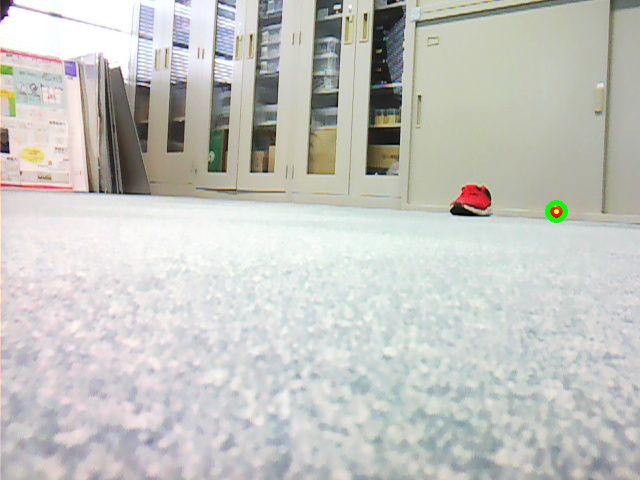
#> input picture vmx_prjects/camera_log/log-2024-07-26_10_55_20-success.jpg, 640 x 480 px, given in place of the camera
$ python opencv_ball_detect5.py
#> lines starting #> are read from the running program, lines starting #| are printed output that depends on the picture; after the words box and inside, x2 and y2 are one past the last pixel; in counts of white or black regions, pixels touching at a corner belong together
#-*- coding:utf-8 -*-
import cv2
import numpy as np

# 赤色の検出
def detect_red_color(img):
    # HSV色空間に変換
    hsv = cv2.cvtColor(img, cv2.COLOR_BGR2HSV)

    # 赤色のHSVの値域1
    hsv_min = np.array([0,130,120])
    hsv_max = np.array([30,255,255])
    mask1 = cv2.inRange(hsv, hsv_min, hsv_max)

    # 赤色のHSVの値域2
    hsv_min = np.array([150,130,120])
    hsv_max = np.array([179,255,255])
    mask2 = cv2.inRange(hsv, hsv_min, hsv_max)

    # 赤色領域のマスク（255：赤色、0：赤色以外）
    mask = mask1 + mask2

    # マスキング処理
    masked_img = cv2.bitwise_and(img, img, mask=mask)

    return mask, masked_img

# 緑色の検出
def detect_green_color(img):
    # HSV色空間に変換
    hsv = cv2.cvtColor(img, cv2.COLOR_BGR2HSV)

    # 緑色のHSVの値域1
    hsv_min = np.array([30, 64, 0])
    hsv_max = np.array([90,255,255])

    # 緑色領域のマスク（255：赤色、0：赤色以外）
    mask = cv2.inRange(hsv, hsv_min, hsv_max)

    # マスキング処理
    masked_img = cv2.bitwise_and(img, img, mask=mask)

    return mask, masked_img

# 青色の検出
def detect_blue_color(img):
    # HSV色空間に変換
    hsv = cv2.cvtColor(img, cv2.COLOR_BGR2HSV)

    # 青色のHSVの値域1
    hsv_min = np.array([90, 64, 0])
    hsv_max = np.array([150,255,255])

    # 青色領域のマスク（255：赤色、0：赤色以外）
    mask = cv2.inRange(hsv, hsv_min, hsv_max)

    # マスキング処理
    masked_img = cv2.bitwise_and(img, img, mask=mask)

    return mask, masked_img

# 円形フィッティング
def detect_circle(img):
    result = []

    # 輪郭を抽出
    contours, hierarchy =  cv2.findContours(img,cv2.RETR_TREE,cv2.CHAIN_APPROX_SIMPLE)
    for i, cnt in enumerate(contours):
        # ノイズを除外
        if len(cnt) < 20:
            continue
        print(cnt)
        # 円形フィッティング
        # 輪郭に外接する円を取得する。
        center, radius = cv2.minEnclosingCircle(cnt)

        result.append([int(center[0]), int(center[1]) , int(radius)])
    return result

# camera open
camera = cv2.VideoCapture(0)
_, frame = camera.read()
#> frame is the input picture: shape (480, 640, 3); mean B, G, R 192.7, 197.5, 196.6
frame = cv2.cvtColor(frame, cv2.COLOR_RGB2GRAY)
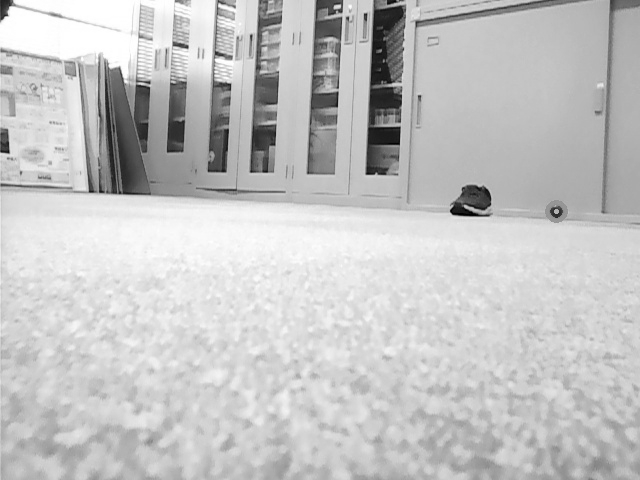
#> frame: shape (480, 640); min 0, max 255, mean 196
height, width = frame.shape[:2]
#> height = 480; width = 640
print(f'Height: {height}, Width: {width}')
#| Height: 480, Width: 640

while True:
    # 入力画像の読み込み
    _, frame = camera.read()

    # 色検出（赤、緑、青）
    red_mask, red_masked_img = detect_red_color(frame)
#> in detect_red_color, `hsv = cv2.cvtColor(img, cv2.COLOR_BGR2HSV)`: hsv: shape (480, 640, 3); mean H, S, V 70.4, 18.5, 201.7
#> in detect_red_color, `mask1 = cv2.inRange(hsv, hsv_min, hsv_max)`:
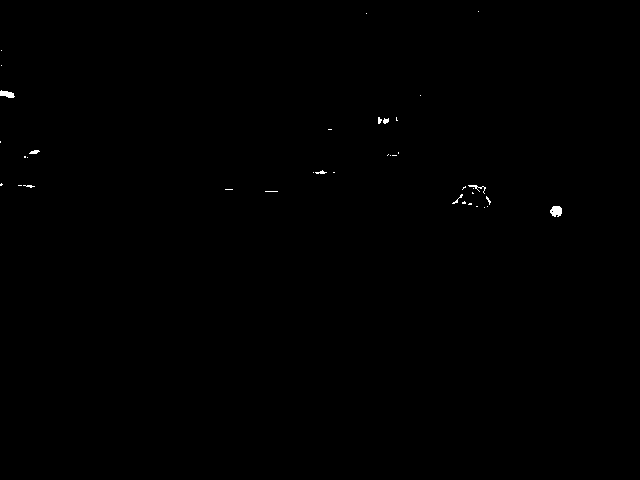
#> mask1: shape (480, 640); 0.16% white; 38 white regions (30 under 20 px), largest, box (x1, y1, x2, y2) and area: (550, 206, 562, 217) 103, (0, 90, 15, 98) 78, (468, 185, 486, 194) 42
#> in detect_red_color, `mask2 = cv2.inRange(hsv, hsv_min, hsv_max)`:
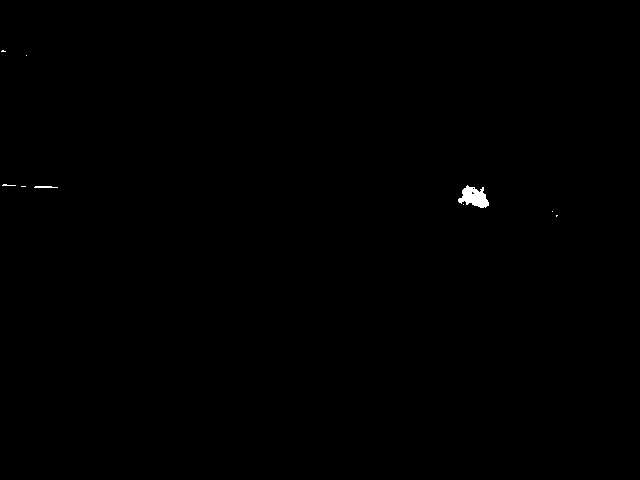
#> mask2: shape (480, 640); 0.16% white; 9 white regions (7 under 20 px), largest, box (x1, y1, x2, y2) and area: (458, 185, 489, 208) 428, (34, 186, 58, 188) 41
#> in detect_red_color, `mask = mask1 + mask2`:
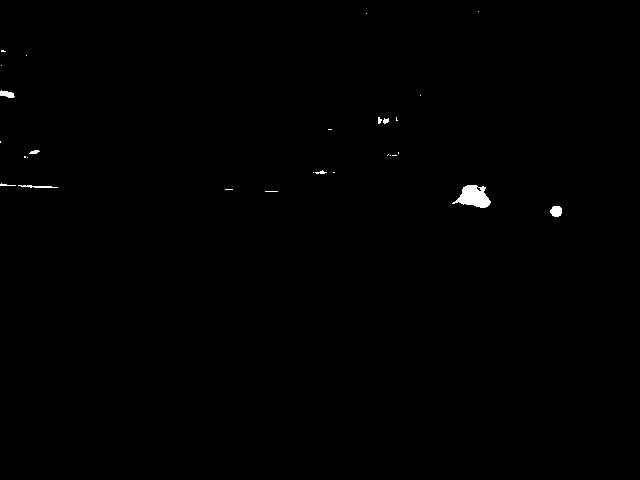
#> mask: shape (480, 640); 0.32% white; 28 white regions (19 under 20 px)
    # green_mask, green_masked_img = detect_green_color(frame)
    # blue_mask, blue_masked_img = detect_blue_color(frame)

    # 結果を出力
    gray = cv2.cvtColor(frame, cv2.COLOR_RGB2GRAY)
    circles = detect_circle(red_mask)
#> in detect_circle, `contours, hierarchy =  cv2.findContours(img,cv2.RETR_TREE,cv2.CHAIN_AP..`: contours = 29 contours, 25 with area under 20; largest, box (x1, y1, x2, y2) and area: (452, 185, 491, 208) 504, (550, 206, 562, 217) 90, (0, 90, 15, 98) 60, (18, 185, 58, 188) 29
#> the loop in detect_circle, `for i, cnt in enumerate(contours):` made 29 passes
#> cnt on passes 2, 3, 8, 9, 11, 12, 13, 14, 15, 16, 18, 19: [[265, 191], [277, 191]], [[225, 189], [232, 189]], [[333, 172], [334, 172]], [[313, 172]], [[27, 157]], [[24, 156], [24, 157], [25, 157], [25, 156]], [[392, 155], [396, 155]], [[390, 155]], [[388, 154], [387, 155]], [[398, 152], [398, 153]], [[0, 141], [0, 142]], [[328, 129], [331, 129]]
#> (center, radius) on passes 4, 6: ((470.9, 200), 19.17), ((37.5, 186), 19.53)
#> (printed output is left out)
#> after the loop in detect_circle, `for i, cnt in enumerate(contours):`: result = [[470, 200, 19], [37, 186, 19]]
#> circles = [[470, 200, 19], [37, 186, 19]]
    if len(circles) != 0:
        circle_x, circle_y, circle_radius = circles[ np.argmax(circles, axis=0)[2] ]
#> circle_x = 470; circle_y = 200; circle_radius = 19
        # 描画する。
        cv2.circle(frame, (circle_x, circle_y) , circle_radius, (0, 255, 0), 3)
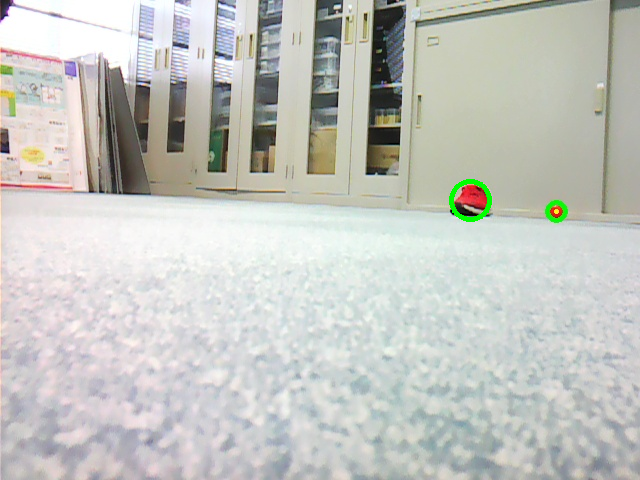
#> frame: shape (480, 640, 3); 0.19% of pixels changed, all inside (x1, y1, x2, y2) = (449, 179, 492, 222)
        print("X: %d\t Y:%d\t R:%d\n" %(circle_x, circle_y, circle_radius))
#| X: 470	 Y:200	 R:19
    else:
        print("未検出\n")
    cv2.imshow('video', gray)
    cv2.imshow('video2', frame)

    # 'q'キーが押されたらループから抜ける
    if cv2.waitKey(50) & 0xFF == ord('q'):
#> (key q is pressed here)
        break


camera.release()
cv2.destroyAllWindows()

$ run again, on vmx_prjects/camera_log/log-2024-07-26_10_55_29-success.jpg
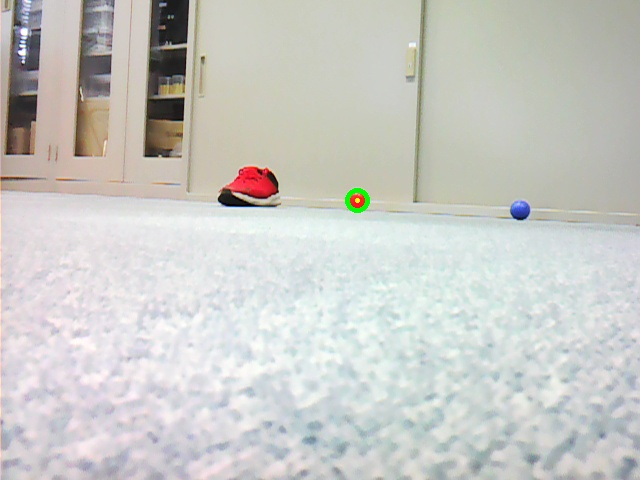
#> input picture vmx_prjects/camera_log/log-2024-07-26_10_55_29-success.jpg, 640 x 480 px, given in place of the camera
#> frame is the input picture: shape (480, 640, 3); mean B, G, R 198.2, 202.4, 201.9
#| Height: 480, Width: 640
#> hsv: shape (480, 640, 3); mean H, S, V 73.4, 17.8, 207
#> in detect_red_color, `mask1 = cv2.inRange(hsv, hsv_min, hsv_max)`:
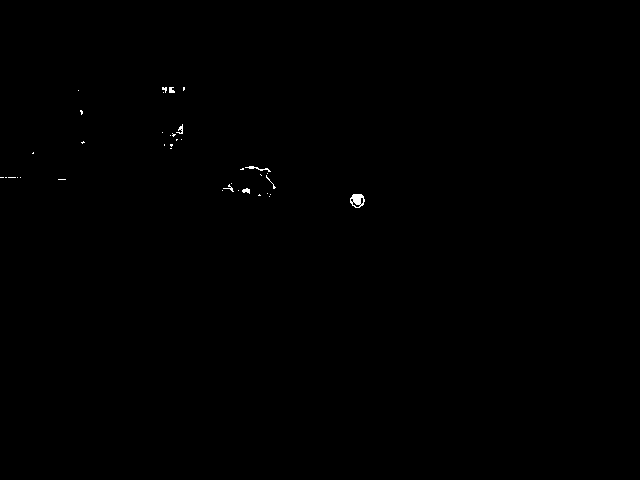
#> mask1: shape (480, 640); 0.14% white; 38 white regions (31 under 20 px), largest, box (x1, y1, x2, y2) and area: (350, 194, 365, 208) 135, (245, 166, 271, 172) 48, (176, 124, 183, 134) 31
#> mask2: shape (480, 640); 0.28% white; 4 white regions (2 under 20 px), largest, box (x1, y1, x2, y2) and area: (230, 168, 276, 196) 835, (351, 198, 363, 207) 31
#> mask: shape (480, 640); 0.42% white; 26 white regions (22 under 20 px)
#> contours = 28 contours, 26 with area under 20; largest, box (x1, y1, x2, y2) and area: (223, 166, 276, 197) 923, (350, 194, 365, 208) 145
#> the loop in detect_circle, `for i, cnt in enumerate(contours):` made 28 passes
#> cnt on passes 2, 3, 4, 5, 6, 7, 8, 11: [[222, 190]], [[58, 179], [65, 179]], [[20, 177]], [[17, 177]], [[8, 177], [15, 177]], [[5, 177], [6, 177]], [[0, 177], [3, 177]], [[33, 152], [32, 153], [33, 153]]
#> (printed output is left out)
#> after the loop in detect_circle, `for i, cnt in enumerate(contours):`: result = [[249, 186, 26]]
#> circle_x = 249; circle_y = 186; circle_radius = 26
#> `cv2.circle(frame, (circle_x, circle_y) , circle_radius, (0, 255, 0), 3)`:
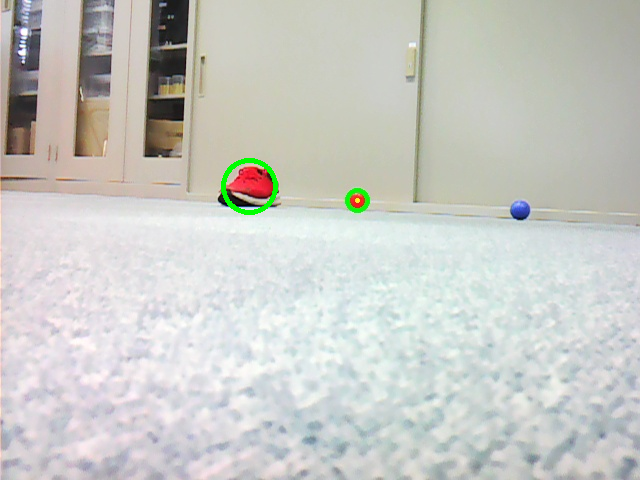
#> frame: shape (480, 640, 3); 0.26% of pixels changed, all inside (x1, y1, x2, y2) = (221, 158, 278, 215)
#| X: 249	 Y:186	 R:26

$ run again, on vmx_prjects/camera_log/log-2024-07-26_10_55_33-success.jpg
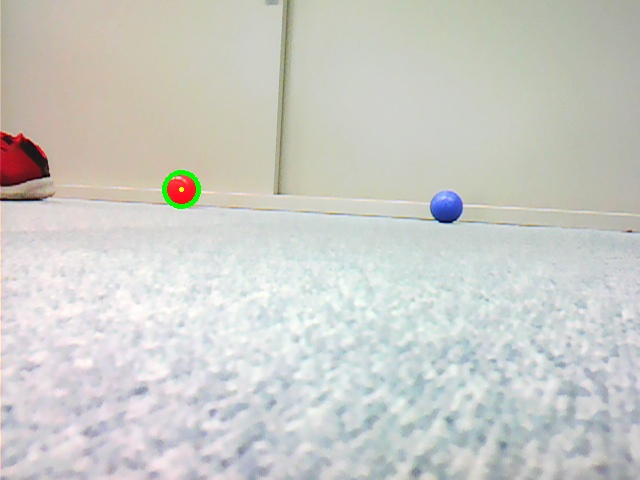
#> input picture vmx_prjects/camera_log/log-2024-07-26_10_55_33-success.jpg, 640 x 480 px, given in place of the camera
#> frame is the input picture: shape (480, 640, 3); mean B, G, R 199, 204.3, 203.5
#| Height: 480, Width: 640
#> hsv: shape (480, 640, 3); mean H, S, V 68.3, 19.2, 209.3
#> in detect_red_color, `mask1 = cv2.inRange(hsv, hsv_min, hsv_max)`:
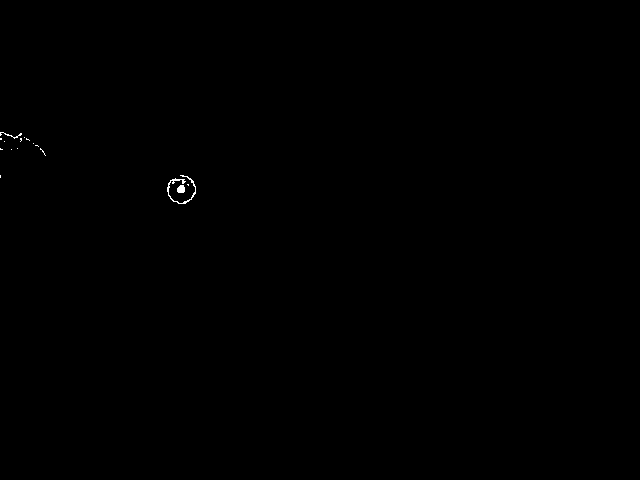
#> mask1: shape (480, 640); 0.1% white in thin lines or dots, all inside (x1, y1, x2, y2) = (0, 132, 196, 204)
#> mask2: shape (480, 640); 0.45% white; 7 white regions (4 under 20 px), largest, box (x1, y1, x2, y2) and area: (0, 135, 37, 178) 913, (169, 177, 195, 203) 407, (36, 146, 46, 158) 33
#> mask: shape (480, 640); 0.54% white; 3 white regions
#> contours = 7 contours, 3 with area under 20; largest, box (x1, y1, x2, y2) and area: (0, 132, 37, 180) 990, (167, 175, 196, 204) 580, (1, 135, 15, 146) 84, (33, 143, 46, 158) 32
#> the loop in detect_circle, `for i, cnt in enumerate(contours):` made 7 passes
#> (center, radius) on passes 1, 4: ((181.1, 189.1), 14.44), ((12.17, 155.5), 26.46)
#> (printed output is left out)
#> after the loop in detect_circle, `for i, cnt in enumerate(contours):`: result = [[181, 189, 14], [12, 155, 26]]
#> circle_x = 12; circle_y = 155; circle_radius = 26
#> `cv2.circle(frame, (circle_x, circle_y) , circle_radius, (0, 255, 0), 3)`:
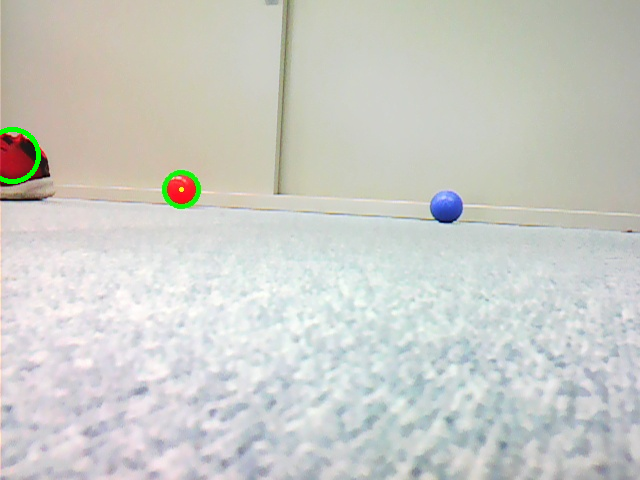
#> frame: shape (480, 640, 3); 0.17% of pixels changed, all inside (x1, y1, x2, y2) = (0, 127, 41, 184)
#| X: 12	 Y:155	 R:26

$ run again, on vmx_prjects/camera_log/log-2024-07-26_10_55_36-success.jpg
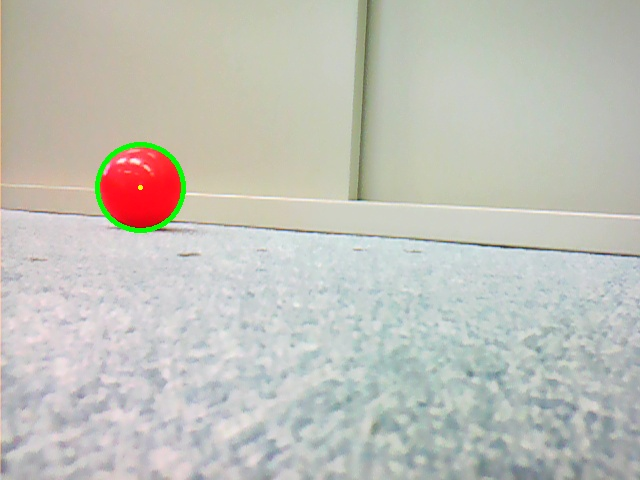
#> input picture vmx_prjects/camera_log/log-2024-07-26_10_55_36-success.jpg, 640 x 480 px, given in place of the camera
#> frame is the input picture: shape (480, 640, 3); mean B, G, R 185.3, 193.3, 193.4
#| Height: 480, Width: 640
#> hsv: shape (480, 640, 3); mean H, S, V 67, 23.2, 199.8
#> in detect_red_color, `mask1 = cv2.inRange(hsv, hsv_min, hsv_max)`:
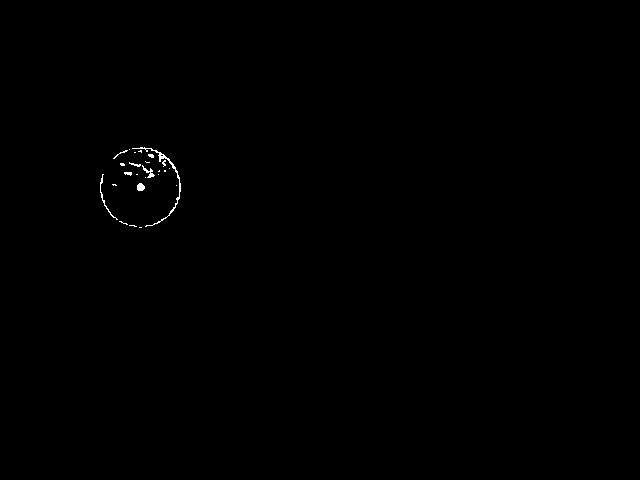
#> mask1: shape (480, 640); 0.19% white in thin lines or dots, all inside (x1, y1, x2, y2) = (100, 147, 181, 228)
#> mask2: shape (480, 640); 1.4% white; 2 white regions (1 under 20 px), largest, box (x1, y1, x2, y2) and area: (101, 149, 179, 227) 4261
#> mask: shape (480, 640); 1.6% white; 2 white regions (1 under 20 px)
#> contours = 6 contours, 2 with area under 20; largest, box (x1, y1, x2, y2) and area: (100, 147, 181, 228) 4863, (127, 157, 142, 166) 76, (115, 156, 128, 165) 62, (142, 164, 151, 172) 30
#> the loop in detect_circle, `for i, cnt in enumerate(contours):` made 6 passes
#> cnt on passes 1, 6: [[129, 149]], [[118, 154], [119, 153], [120, 154], [119, 155]]
#> (printed output is left out)
#> after the loop in detect_circle, `for i, cnt in enumerate(contours):`: result = [[140, 186, 40]]
#> circle_x = 140; circle_y = 186; circle_radius = 40
#> `cv2.circle(frame, (circle_x, circle_y) , circle_radius, (0, 255, 0), 3)`:
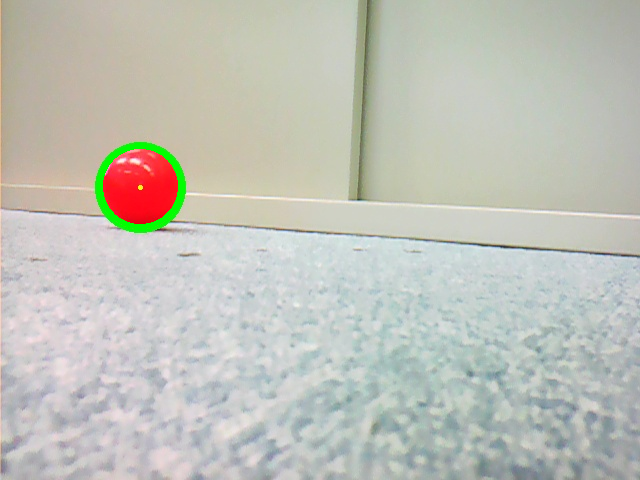
#> frame: shape (480, 640, 3); 0.4% of pixels changed, all inside (x1, y1, x2, y2) = (98, 144, 183, 229)
#| X: 140	 Y:186	 R:40
